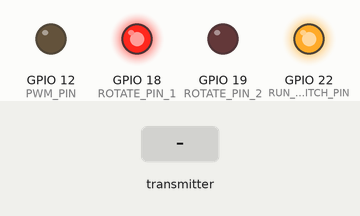
Recording of a program running on a simulated ESP32. Shown: output pins drawn as LEDs (lit = HIGH). The test bench sets the inputs (shaded band). What the program prints to the serial monitor is not drawn.

Above: at 1.2 s.
1.3 s: the transmitter starts sending duty = 0
At 2.3 s:
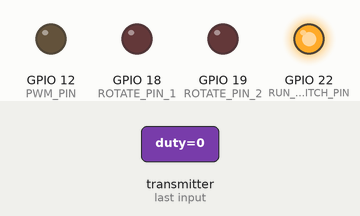
2.8 s: the transmitter starts sending duty = 4095
At 3.4 s:
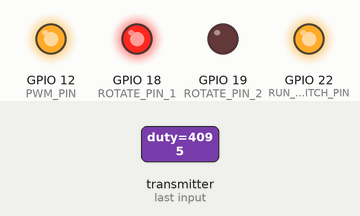
4.3 s: the transmitter starts sending duty = 1024
At 5.7 s:
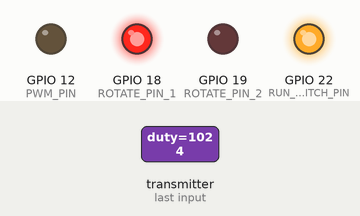
Timing chart, 0 to 7.3 s (numbered marks = the images above; inputs shaded):
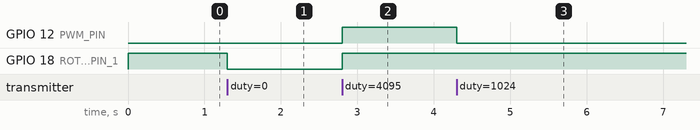

Measured:
- after the input at 1.3 s, GPIO 18 (ROTATE_PIN_1): HIGH → LOW at once
- after the input at 2.8 s, GPIO 12 (PWM_PIN), GPIO 18 (ROTATE_PIN_1): LOW → HIGH at once
- after the input at 4.3 s, GPIO 12 (PWM_PIN): HIGH → LOW at once

The program:

main.cpp
```cpp
#include <Arduino.h>
#include <WiFi.h>
#include <esp_now.h>

const int RUN_SWITCH_PIN = 22;
const int ROTATE_PIN_1 = 18;
const int ROTATE_PIN_2 = 19;
const int PWM_PIN = 12;
const int ledcChannel = 0;
const int freq = 20000;
const int bit = 8;

struct Data {
  int16_t duty; // -255~255、マイナスで逆転
};

void onReceive(const uint8_t *mac_addr, const uint8_t *data, int len) {
  if (len != sizeof(Data))
    return;
  Data received;
  memcpy(&received, data, sizeof(received));

  int16_t duty = received.duty;

  if (duty > 0) {
    // CW（正転）
    digitalWrite(ROTATE_PIN_1, HIGH);
    digitalWrite(ROTATE_PIN_2, LOW);
    ledcWrite(ledcChannel, (uint8_t)duty);
  } else if (duty < 0) {
    // CCW（逆転）
    digitalWrite(ROTATE_PIN_1, LOW);
    digitalWrite(ROTATE_PIN_2, HIGH);
    ledcWrite(ledcChannel, (uint8_t)(-duty));
  } else {
    // ブレーキ
    digitalWrite(ROTATE_PIN_1, LOW);
    digitalWrite(ROTATE_PIN_2, LOW);
    ledcWrite(ledcChannel, 0);
  }

  Serial.printf("受信: duty = %d\n", duty);
}

void setup() {
  Serial.begin(115200);

  pinMode(RUN_SWITCH_PIN, OUTPUT);
  pinMode(ROTATE_PIN_1, OUTPUT);
  pinMode(ROTATE_PIN_2, OUTPUT);

  digitalWrite(RUN_SWITCH_PIN, HIGH);
  digitalWrite(ROTATE_PIN_1, HIGH);
  digitalWrite(ROTATE_PIN_2, LOW);

  ledcSetup(ledcChannel, freq, bit);
  ledcAttachPin(PWM_PIN, ledcChannel);
  ledcWrite(ledcChannel, 0); // 起動時は停止

  WiFi.mode(WIFI_STA);
  if (esp_now_init() != ESP_OK) {
    Serial.println("ESP-NOW Init error");
    return;
  }
  esp_now_register_recv_cb(onReceive);
  Serial.println("受信待機中...");
}

void loop() { delay(1000); }
```
